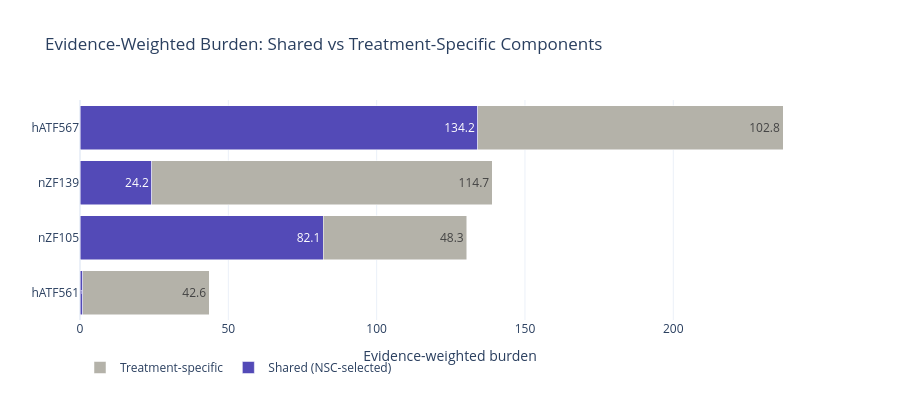

The notebook cell saved with this chart:
### Code cell
fig = go.Figure()
fig.add_trace(go.Bar(
    name='Shared (NSC-selected)',
    y=split_df['treatment'], x=split_df['shared_burden'],
    orientation='h', marker_color='#534AB7',
    text=split_df['shared_burden'].round(1), textposition='inside',
))
fig.add_trace(go.Bar(
    name='Treatment-specific',
    y=split_df['treatment'], x=split_df['specific_burden'],
    orientation='h', marker_color='#B4B2A9',
    text=split_df['specific_burden'].round(1), textposition='inside',
))
fig.update_layout(
    barmode='stack',
    title='Evidence-Weighted Burden: Shared vs Treatment-Specific Components',
    xaxis_title='Evidence-weighted burden',
    yaxis=dict(autorange='reversed'),
    height=400, width=900,
    template='plotly_white',
    legend=dict(orientation='h', y=-0.15),
)
fig.show()

### Figure 1 — Plotly figure (JSON) as saved in the notebook; plotly's stock layout.template omitted (floating-point values rounded to 4 significant figures)
{"data": [{"marker": {"color": "#534AB7"}, "name": "Shared (NSC-selected)", "orientation": "h", "text": [134.2, 24.2, 82.1, 1.0], "textposition": "inside", "type": "bar", "x": [134.2, 24.25, 82.06, 1.007], "y": ["hATF567", "nZF139", "nZF105", "hATF561"]}, {"marker": {"color": "#B4B2A9"}, "name": "Treatment-specific", "orientation": "h", "text": [102.8, 114.7, 48.3, 42.6], "textposition": "inside", "type": "bar", "x": [102.8, 114.7, 48.35, 42.56], "y": ["hATF567", "nZF139", "nZF105", "hATF561"]}], "layout": {"barmode": "stack", "height": 400, "legend": {"orientation": "h", "y": -0.15}, "title": {"text": "Evidence-Weighted Burden: Shared vs Treatment-Specific Components"}, "width": 900, "xaxis": {"title": {"text": "Evidence-weighted burden"}}, "yaxis": {"autorange": "reversed"}}}
